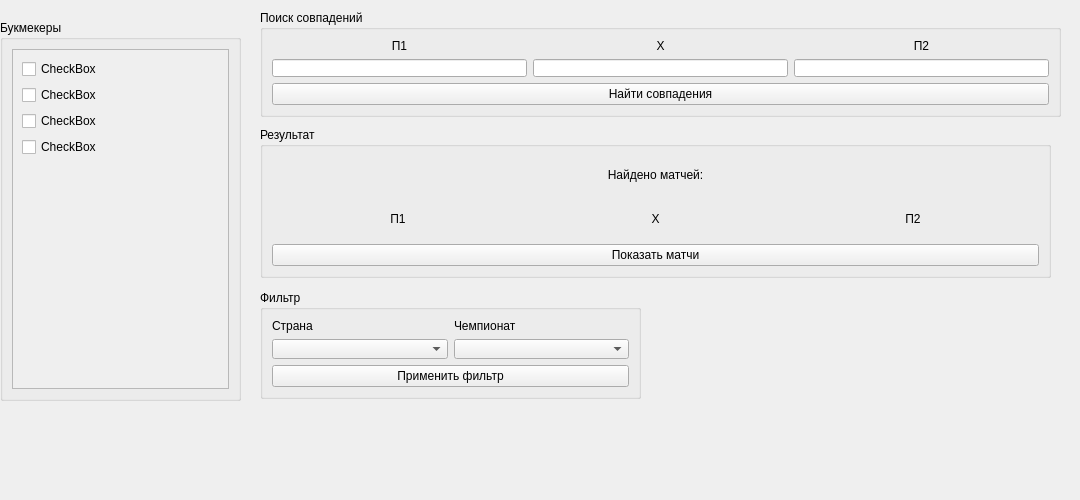
<?xml version="1.0" encoding="UTF-8"?>
<ui version="4.0">
 <class>MainWindow</class>
 <widget class="QMainWindow" name="MainWindow">
  <property name="geometry">
   <rect>
    <x>0</x>
    <y>0</y>
    <width>1080</width>
    <height>500</height>
   </rect>
  </property>
  <property name="minimumSize">
   <size>
    <width>1080</width>
    <height>500</height>
   </size>
  </property>
  <property name="maximumSize">
   <size>
    <width>1080</width>
    <height>500</height>
   </size>
  </property>
  <property name="windowTitle">
   <string>parser_oddsportal</string>
  </property>
  <widget class="QWidget" name="centralwidget">
   <widget class="QGroupBox" name="groupBox">
    <property name="geometry">
     <rect>
      <x>0</x>
      <y>20</y>
      <width>241</width>
      <height>381</height>
     </rect>
    </property>
    <property name="title">
     <string>Букмекеры</string>
    </property>
    <layout class="QVBoxLayout" name="verticalLayout_13">
     <item>
      <widget class="QScrollArea" name="scrollArea">
       <property name="widgetResizable">
        <bool>true</bool>
       </property>
       <widget class="QWidget" name="scrollAreaWidgetContents">
        <property name="geometry">
         <rect>
          <x>0</x>
          <y>0</y>
          <width>219</width>
          <height>346</height>
         </rect>
        </property>
        <layout class="QVBoxLayout" name="verticalLayout">
         <item>
          <widget class="QCheckBox" name="checkBox">
           <property name="text">
            <string>CheckBox</string>
           </property>
          </widget>
         </item>
         <item>
          <widget class="QCheckBox" name="checkBox_2">
           <property name="text">
            <string>CheckBox</string>
           </property>
          </widget>
         </item>
         <item>
          <widget class="QCheckBox" name="checkBox_3">
           <property name="text">
            <string>CheckBox</string>
           </property>
          </widget>
         </item>
         <item>
          <widget class="QCheckBox" name="checkBox_4">
           <property name="text">
            <string>CheckBox</string>
           </property>
          </widget>
         </item>
         <item>
          <widget class="QWidget" name="widget" native="true"/>
         </item>
        </layout>
       </widget>
      </widget>
     </item>
    </layout>
   </widget>
   <widget class="QGroupBox" name="groupBox_2">
    <property name="geometry">
     <rect>
      <x>260</x>
      <y>10</y>
      <width>801</width>
      <height>107</height>
     </rect>
    </property>
    <property name="title">
     <string>Поиск совпадений</string>
    </property>
    <layout class="QVBoxLayout" name="verticalLayout_7">
     <item>
      <layout class="QVBoxLayout" name="verticalLayout_2">
       <item>
        <layout class="QHBoxLayout" name="horizontalLayout">
         <item>
          <layout class="QVBoxLayout" name="verticalLayout_6">
           <item>
            <widget class="QLabel" name="label_4">
             <property name="text">
              <string>П1</string>
             </property>
             <property name="alignment">
              <set>Qt::AlignCenter</set>
             </property>
            </widget>
           </item>
           <item>
            <widget class="QLineEdit" name="lineEdit"/>
           </item>
          </layout>
         </item>
         <item>
          <layout class="QVBoxLayout" name="verticalLayout_5">
           <item>
            <widget class="QLabel" name="label_3">
             <property name="text">
              <string>Х</string>
             </property>
             <property name="alignment">
              <set>Qt::AlignCenter</set>
             </property>
            </widget>
           </item>
           <item>
            <widget class="QLineEdit" name="lineEdit_2"/>
           </item>
          </layout>
         </item>
         <item>
          <layout class="QVBoxLayout" name="verticalLayout_4">
           <item>
            <widget class="QLabel" name="label_2">
             <property name="text">
              <string>П2</string>
             </property>
             <property name="alignment">
              <set>Qt::AlignCenter</set>
             </property>
            </widget>
           </item>
           <item>
            <widget class="QLineEdit" name="lineEdit_3"/>
           </item>
          </layout>
         </item>
        </layout>
       </item>
       <item>
        <widget class="QPushButton" name="pushButton">
         <property name="text">
          <string>Найти совпадения</string>
         </property>
        </widget>
       </item>
      </layout>
     </item>
    </layout>
   </widget>
   <widget class="QGroupBox" name="groupBox_3">
    <property name="geometry">
     <rect>
      <x>260</x>
      <y>127</y>
      <width>791</width>
      <height>151</height>
     </rect>
    </property>
    <property name="title">
     <string>Результат</string>
    </property>
    <layout class="QVBoxLayout" name="verticalLayout_8">
     <item>
      <layout class="QVBoxLayout" name="verticalLayout_3">
       <item>
        <widget class="QLabel" name="label">
         <property name="text">
          <string>Найдено матчей:</string>
         </property>
         <property name="alignment">
          <set>Qt::AlignCenter</set>
         </property>
        </widget>
       </item>
       <item>
        <layout class="QHBoxLayout" name="horizontalLayout_2">
         <item>
          <widget class="QLabel" name="label_6">
           <property name="text">
            <string>П1</string>
           </property>
           <property name="alignment">
            <set>Qt::AlignCenter</set>
           </property>
          </widget>
         </item>
         <item>
          <widget class="QLabel" name="label_5">
           <property name="text">
            <string>X</string>
           </property>
           <property name="alignment">
            <set>Qt::AlignCenter</set>
           </property>
          </widget>
         </item>
         <item>
          <widget class="QLabel" name="label_7">
           <property name="text">
            <string>П2</string>
           </property>
           <property name="alignment">
            <set>Qt::AlignCenter</set>
           </property>
          </widget>
         </item>
        </layout>
       </item>
       <item>
        <widget class="QPushButton" name="pushButton_2">
         <property name="text">
          <string>Показать матчи</string>
         </property>
        </widget>
       </item>
      </layout>
     </item>
    </layout>
   </widget>
   <widget class="QGroupBox" name="groupBox_4">
    <property name="geometry">
     <rect>
      <x>260</x>
      <y>290</y>
      <width>381</width>
      <height>109</height>
     </rect>
    </property>
    <property name="title">
     <string>Фильтр</string>
    </property>
    <layout class="QVBoxLayout" name="verticalLayout_12">
     <item>
      <layout class="QVBoxLayout" name="verticalLayout_11">
       <item>
        <layout class="QHBoxLayout" name="horizontalLayout_4">
         <item>
          <layout class="QHBoxLayout" name="horizontalLayout_3">
           <item>
            <layout class="QVBoxLayout" name="verticalLayout_9">
             <item>
              <widget class="QLabel" name="label_8">
               <property name="text">
                <string>Страна</string>
               </property>
              </widget>
             </item>
             <item>
              <widget class="QComboBox" name="comboBox"/>
             </item>
            </layout>
           </item>
          </layout>
         </item>
         <item>
          <layout class="QVBoxLayout" name="verticalLayout_10">
           <item>
            <widget class="QLabel" name="label_9">
             <property name="text">
              <string>Чемпионат</string>
             </property>
            </widget>
           </item>
           <item>
            <widget class="QComboBox" name="comboBox_2"/>
           </item>
          </layout>
         </item>
        </layout>
       </item>
       <item>
        <widget class="QPushButton" name="pushButton_3">
         <property name="text">
          <string>Применить фильтр</string>
         </property>
        </widget>
       </item>
      </layout>
     </item>
    </layout>
   </widget>
  </widget>
 </widget>
 <resources/>
 <connections/>
</ui>
